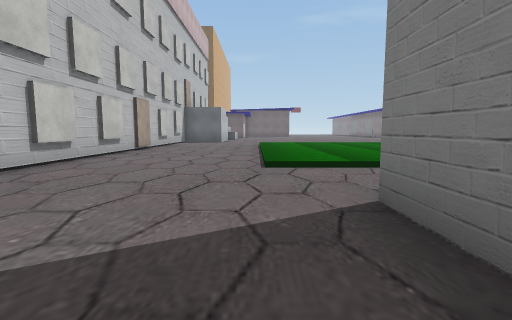
[1] (above)

24 first-person views from a walk through a scene from a Unity 3-D project. The camera is 1.2 m above the floor, tilts 6° down and sees 85° across. The floor is counted in squares, 2 m on a side. Each view is taken from the middle of a square. On the plan, view 1 faces up. The plan holds only what a view shows up to about 9 squares ahead; the rest is blank. The place goes on beyond the plan. The player is left out. Door leaves are left out, so doorways stand open. Some surface patterns are stand-ins.

[2]
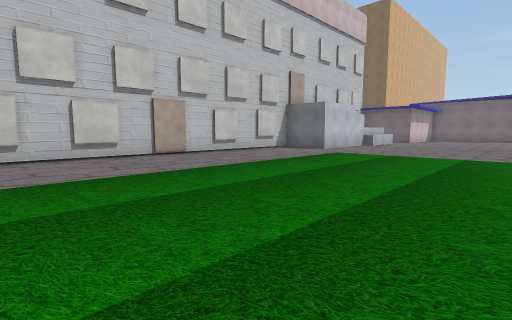

[3]
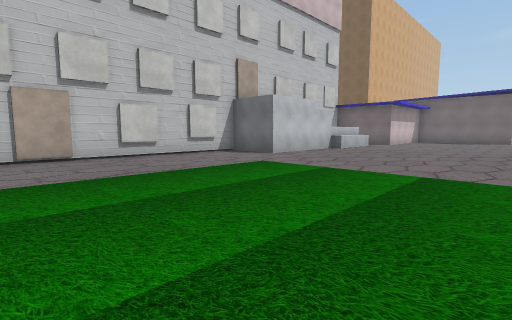

[4]
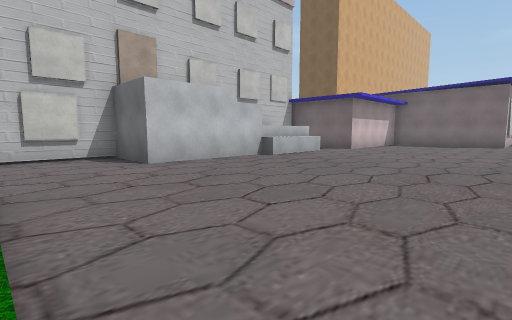

[5]
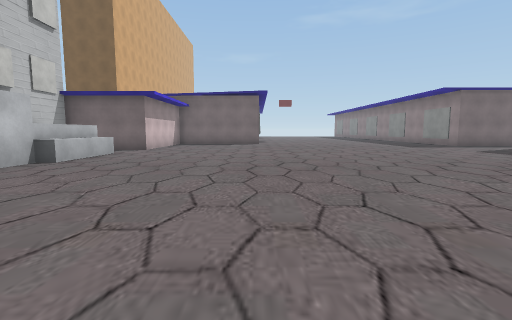

[6]
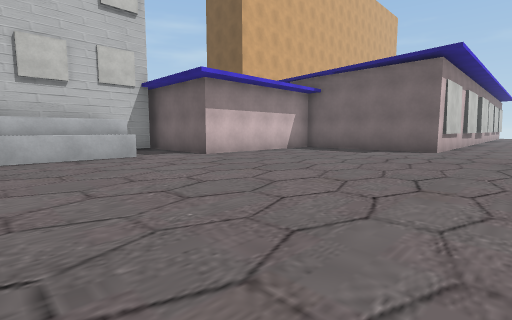

[7]
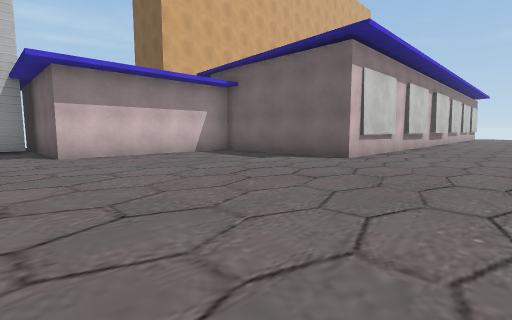

[8]
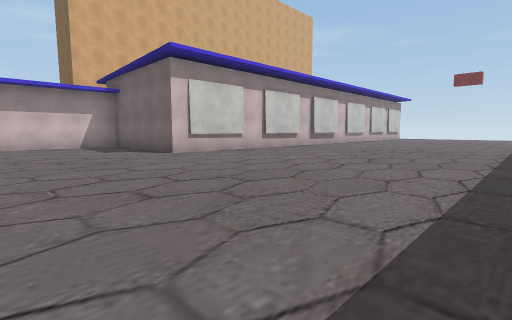

[9]
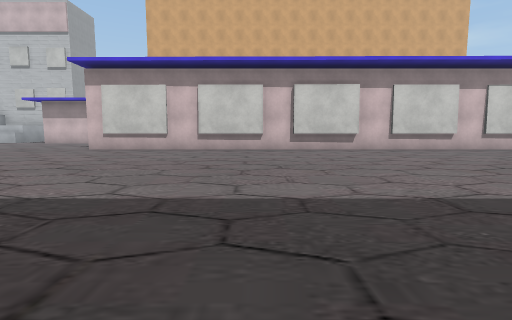

[10]
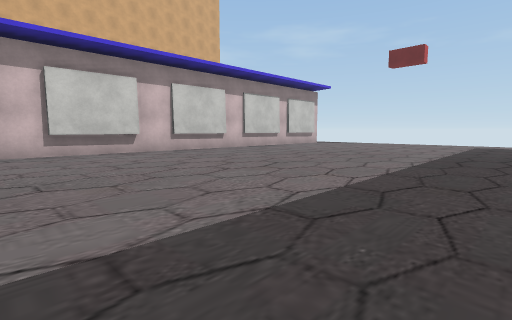

[11]
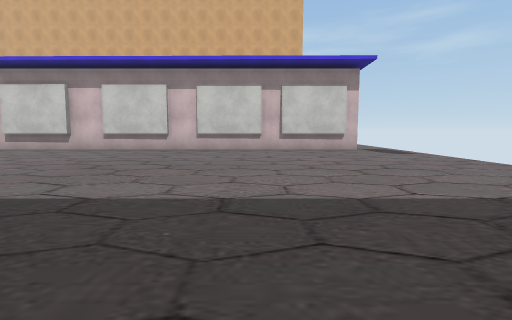

[12]
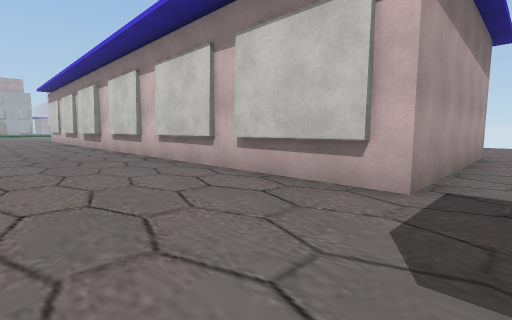

[13]
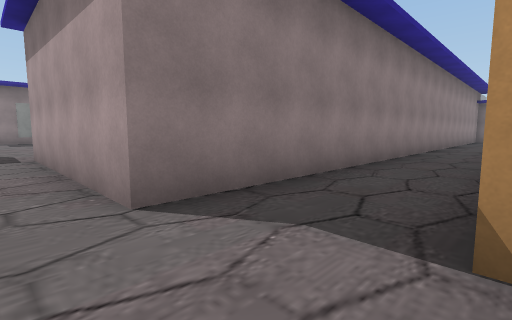

[14]
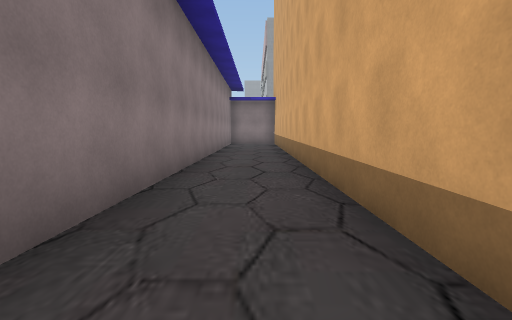

[15]
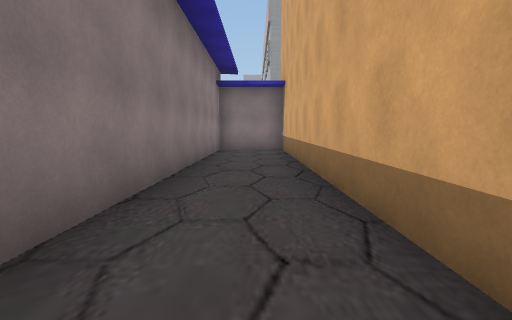

[16]
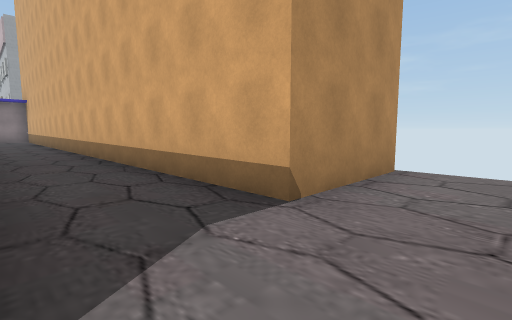

[17]
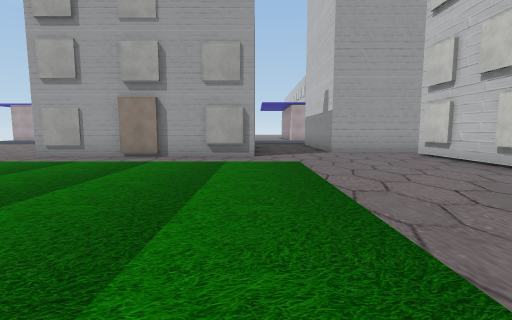

[18]
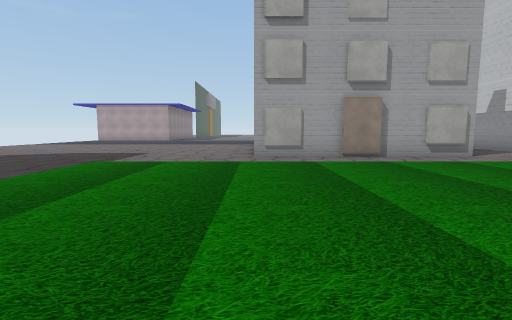

[19]
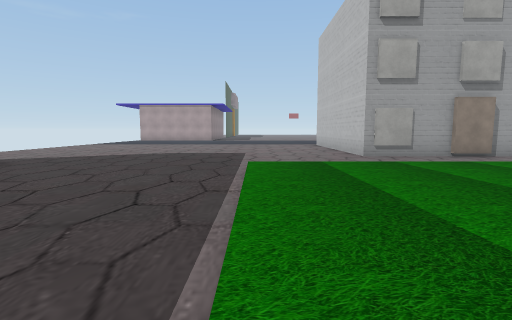

[20]
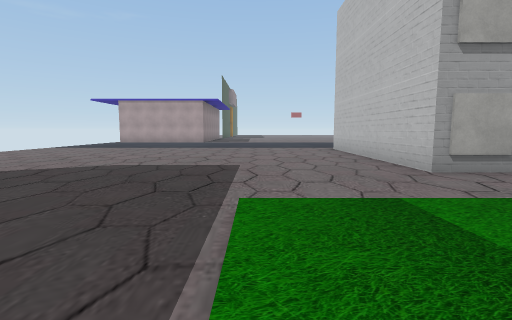

[21]
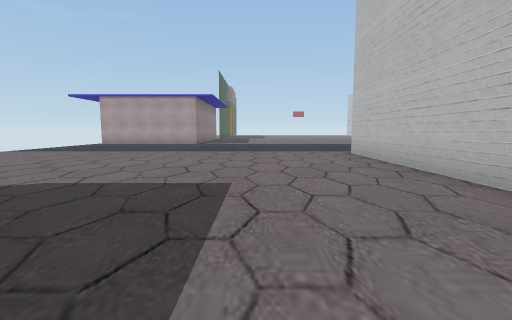

[22]
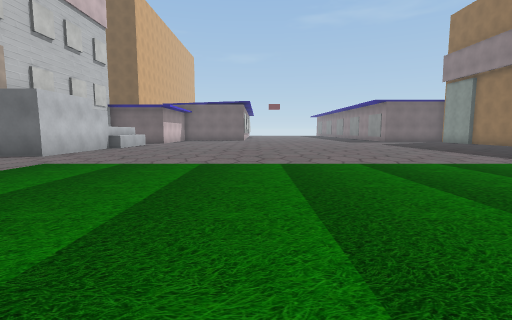

[23]
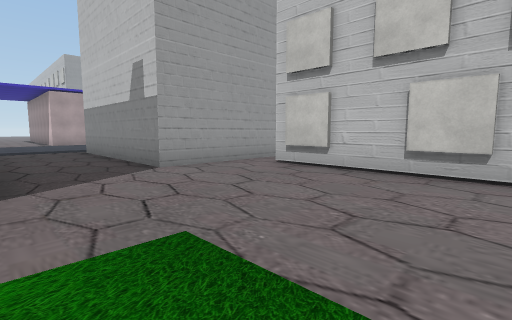

[24]
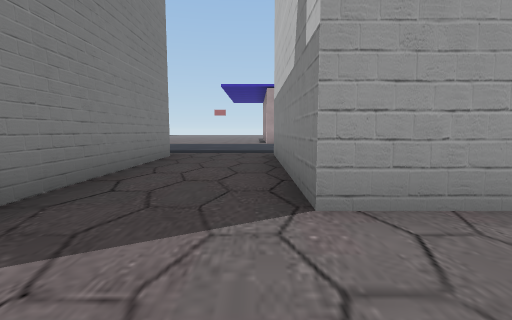

### Floor plan
Key: @ floor where view 1 was taken; # wall or solid block; . main floor; : floor 0.25 m higher than the main floor; / step, stairs or slope; D open door; ^ raised ledge.
Columns run from 6 left of view 1 to 17 right of it. Each row starts with its distance up from view 1.
 45 ...............
 44 .....#####......
 43 ###..#   #.......
 42   #..#   #........
 41   #..#   #.........
 40   #..#   #........
 39   #..#   #........
 38   #..#   #........
 37   #..#   #........
 36   #..#   #........
 35   #..#   #........
 34   #..#   #........
 33   #..#   #........
 32   #..#   #.........
 31   #..#   #........
 30   #..#   #.......
 29   #..#   #.......
 28   #..#   #.......
 27   ########.......
 26      #...........
 25      #...........
 24      #...........
 23   ####...........
 22  ##..........
 21   #..............
 20     ^............
 19     ^...........
 18     #...........
 17     #..........
 16     #.............
 15   ###.............
 14   #..............
 13   #..............
 12   #.../////////
 11   #.../::::::::
 10   #.../:::::::  /
  9   #.../:::::::::/.
  8   #.../:::::::::/..
  7   #.../:::::::::/...
  6   #.../:::::::::/....
  5   #.../:::::::::/.....
  4   #....................
  3   #....................
  2   #....#D#####..........
  1  ####..#     #..........
  0     #.@#     #.........
 -1     #..#     #..........
 -2     #..#     #..........
 -3     #..#     #..........
 -4     #...     ...........
 -5      ...

Where each view was taken, in squares from view 1:
view 1: 0 up, 0 right, facing up
view 2: 5 up, 4 right, facing up-left
view 3: 8 up, 4 right, facing up-left
view 4: 12 up, 4 right, facing up-left
view 5: 12 up, 3 right, facing up
view 6: 18 up, 5 right, facing up-left
view 7: 21 up, 6 right, facing up-left
view 8: 23 up, 10 right, facing up-left
view 9: 32 up, 12 right, facing left
view 10: 32 up, 11 right, facing up-left
view 11: 41 up, 12 right, facing left
view 12: 45 up, 6 right, facing down-left
view 13: 45 up, 4 left, facing down-right
view 14: 40 up, 3 left, facing down
view 15: 36 up, 3 left, facing down
view 16: 45 up, 2 left, facing down-left
view 17: 10 up, 1 right, facing down
view 18: 10 up, 7 right, facing down
view 19: 10 up, 10 right, facing down
view 20: 7 up, 10 right, facing down
view 21: 5 up, 10 right, facing down
view 22: 7 up, 4 right, facing up
view 23: 6 up, 1 right, facing down-left
view 24: 3 up, 1 left, facing down
